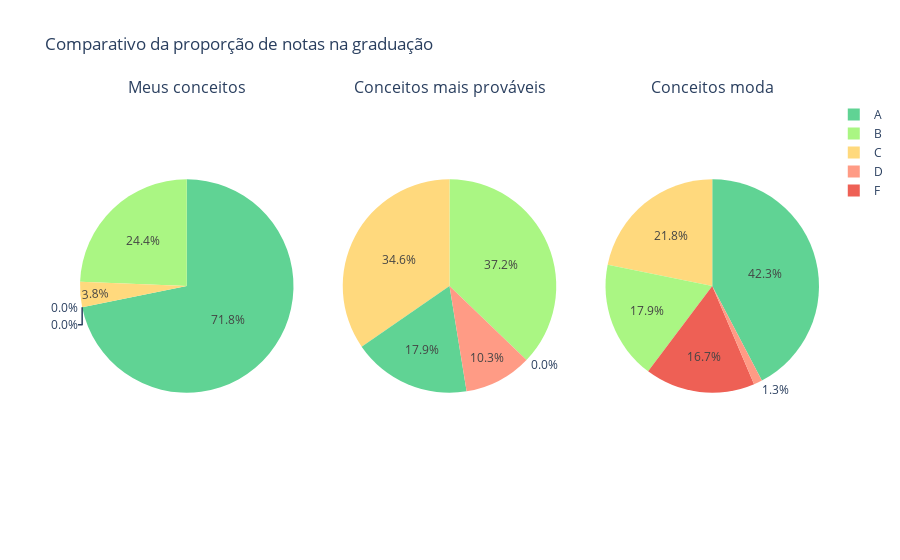

Source (notebook cell):
### Code cell
fig_grades_prop_comp_pie = make_subplots(rows=1, cols=3, shared_yaxes=True, subplot_titles=plot_titles, specs=[[{'type': 'pie'}, {'type': 'pie'}, {'type': 'pie'}]])

for col, (prop, name) in enumerate(zip([ufabc_grade_prop, next_prob_grade_prop, next_mode_grade_prop], plot_titles)):
    x_grades_prop_bar = prop.index
    y_grades_prop_bar = prop.values
    
    grades_prob_bar_colors = [GRADES_COLOR_MAP[grade] for grade in x_grades_prop_bar]
    fig_grades_prop_comp_pie.add_trace(go.Pie(labels=x_grades_prop_bar, values=y_grades_prop_bar, name=name, hovertemplate='%{label}<br>%{percent:.2%}', 
                                              texttemplate='%{percent:.1%}', marker_colors=grades_prob_bar_colors,hoverinfo='label+percent'), row=1, col=col + 1)


fig_grades_prop_comp_pie.update_layout({'title': 'Comparativo da proporção de notas na graduação'})
fig_grades_prop_comp_pie.show()

### Figure 1 — Plotly figure (JSON) as saved in the notebook; plotly's stock layout.template omitted (floating-point values rounded to 4 significant figures)
{"data": [{"domain": {"x": [0, 0.2889], "y": [0, 1]}, "hoverinfo": "label+percent", "hovertemplate": "%{label}<br>%{percent:.2%}", "labels": ["A", "B", "C", "D", "F"], "marker": {"colors": ["#60D394", "#AAF683", "#FFD97D", "#FF9B85", "#EE6055"]}, "name": "Meus conceitos", "texttemplate": "%{percent:.1%}", "type": "pie", "values": [0.7179, 0.2436, 0.03846, 0, 0]}, {"domain": {"x": [0.3556, 0.6444], "y": [0, 1]}, "hoverinfo": "label+percent", "hovertemplate": "%{label}<br>%{percent:.2%}", "labels": ["A", "B", "C", "D", "F"], "marker": {"colors": ["#60D394", "#AAF683", "#FFD97D", "#FF9B85", "#EE6055"]}, "name": "Conceitos mais prováveis", "texttemplate": "%{percent:.1%}", "type": "pie", "values": [0.1795, 0.3718, 0.3462, 0.1026, 0]}, {"domain": {"x": [0.7111, 1], "y": [0, 1]}, "hoverinfo": "label+percent", "hovertemplate": "%{label}<br>%{percent:.2%}", "labels": ["A", "B", "C", "D", "F"], "marker": {"colors": ["#60D394", "#AAF683", "#FFD97D", "#FF9B85", "#EE6055"]}, "name": "Conceitos moda", "texttemplate": "%{percent:.1%}", "type": "pie", "values": [0.4231, 0.1795, 0.2179, 0.01282, 0.1667]}], "layout": {"annotations": [{"font": {"size": 16}, "showarrow": false, "text": "Meus conceitos", "x": 0.1444, "xanchor": "center", "xref": "paper", "y": 1, "yanchor": "bottom", "yref": "paper"}, {"font": {"size": 16}, "showarrow": false, "text": "Conceitos mais prováveis", "x": 0.5, "xanchor": "center", "xref": "paper", "y": 1, "yanchor": "bottom", "yref": "paper"}, {"font": {"size": 16}, "showarrow": false, "text": "Conceitos moda", "x": 0.8556, "xanchor": "center", "xref": "paper", "y": 1, "yanchor": "bottom", "yref": "paper"}], "title": {"text": "Comparativo da proporção de notas na graduação"}}}
